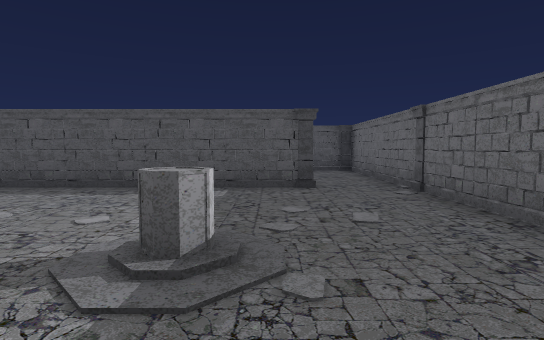
View 1 (above)

24 first-person views from a walk through a level from a Godot 3-D game. The camera is 1.5 m above the floor, tilts 4° down and sees 80° across. The floor is counted in squares, 2 m on a side. Each view is taken from the middle of a square. On the plan, view 1 faces up. The plan holds only what a view shows up to about 11 squares ahead; the rest is blank. The place goes on beyond the plan. Characters and animated objects are left out.

View 2
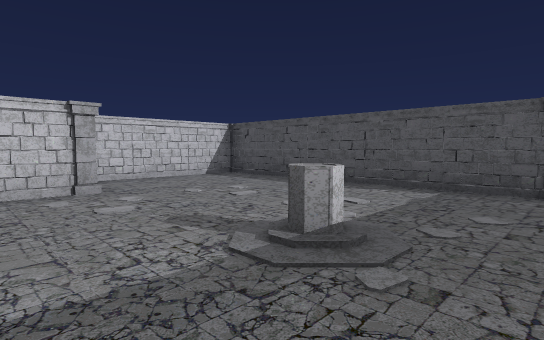

View 3
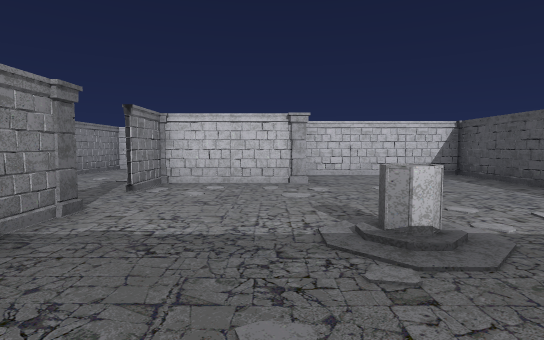

View 4
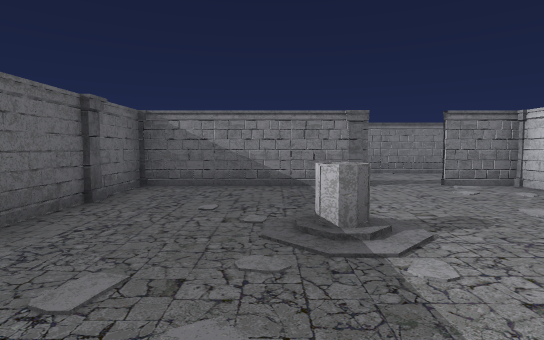

View 5
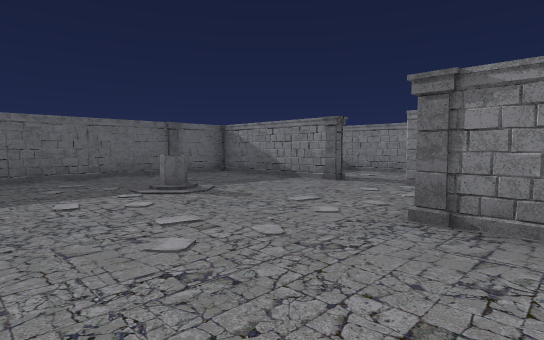

View 6
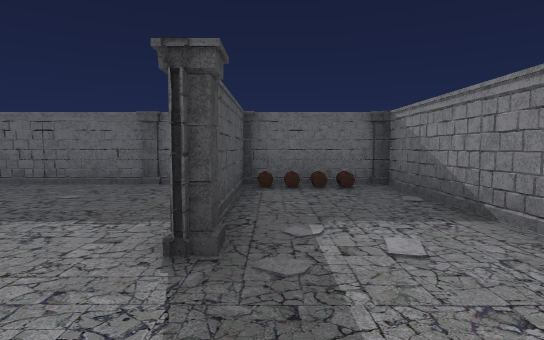

View 7
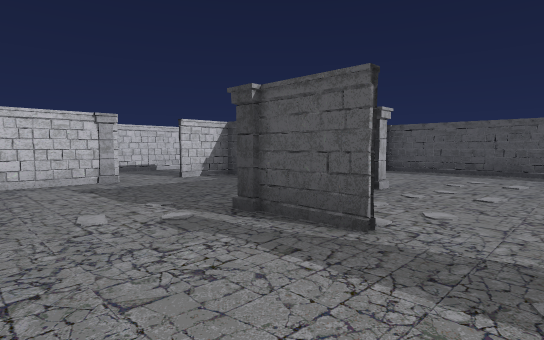

View 8
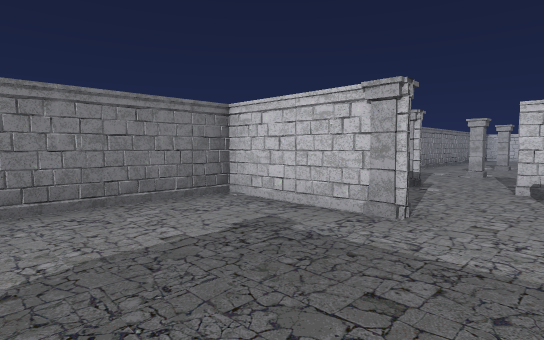

View 9
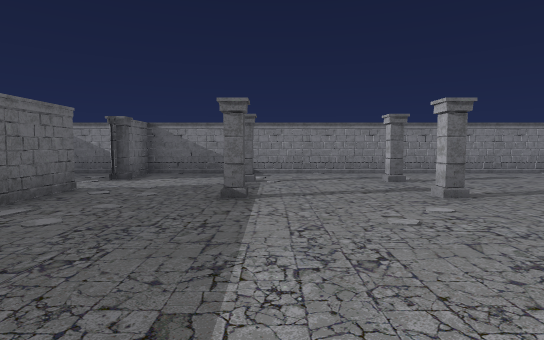

View 10
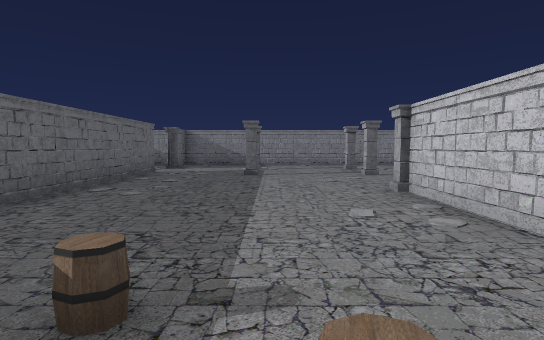

View 11
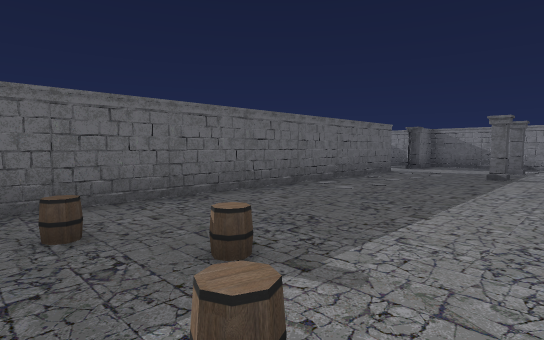

View 12
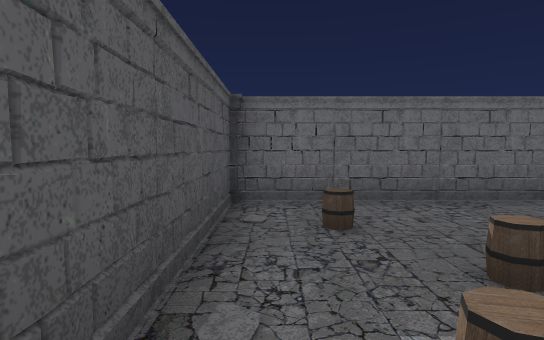

View 13
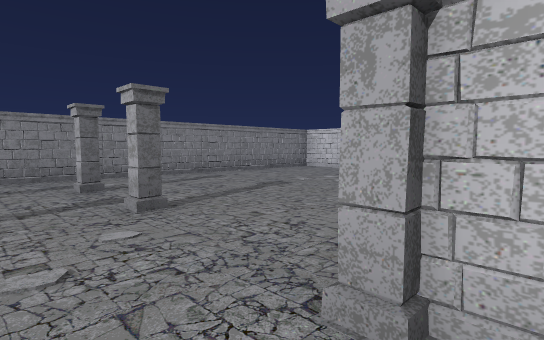

View 14
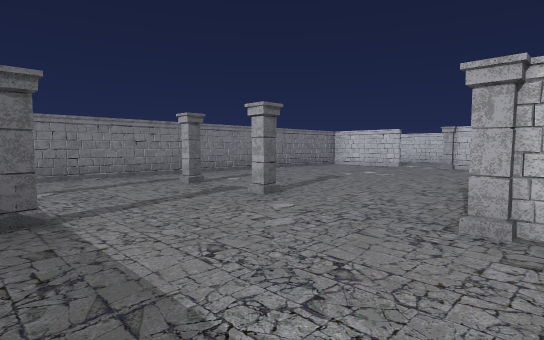

View 15
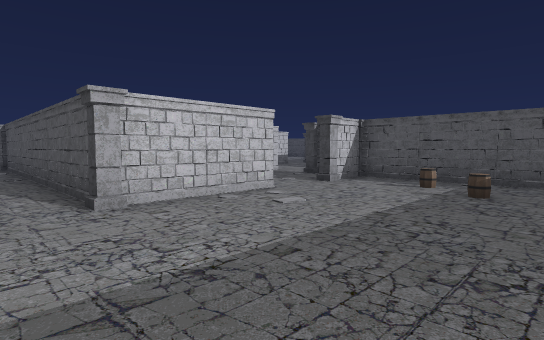

View 16
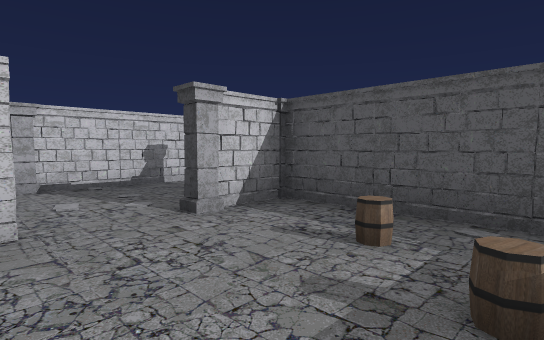

View 17
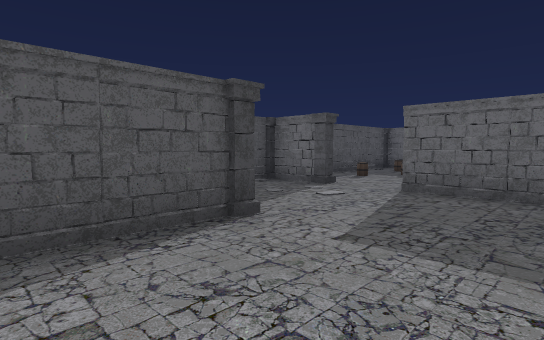

View 18
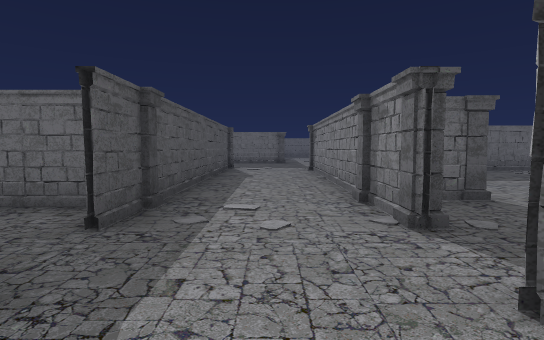

View 19
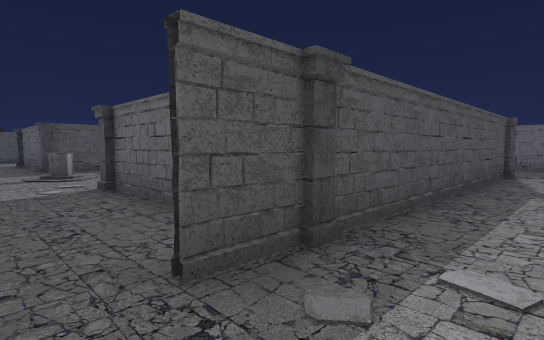

View 20
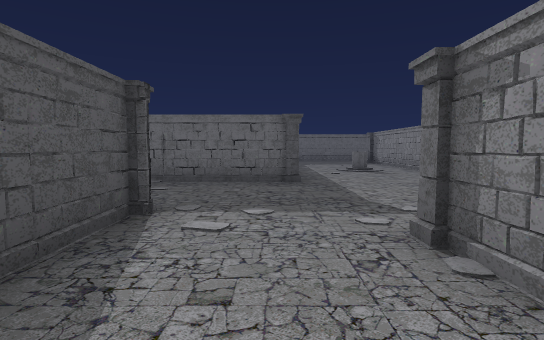

View 21
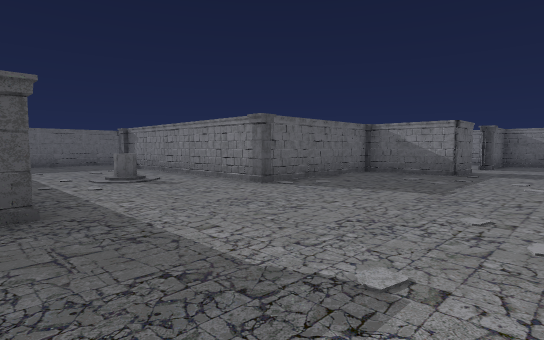

View 22
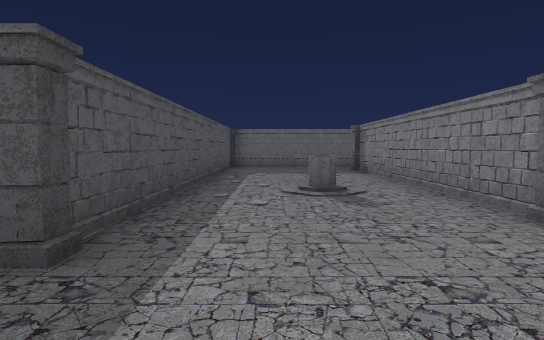

View 23
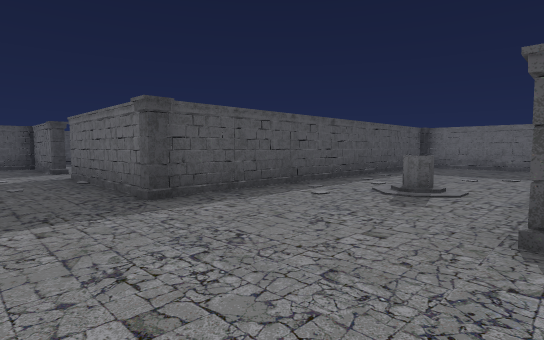

View 24
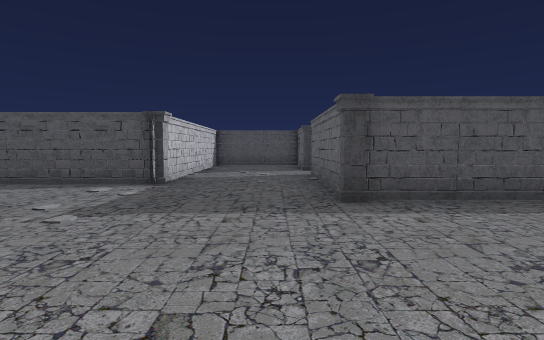

### Floor plan
Points are (right, up) in squares from view 1. A wall is a line through its corners. A room is listed if a view was taken in it or the views show most of it. See-through windows are left out.
Room 1 (views 1, 2, 3, 4, 5)
walls: (0, 5.9) (-0.5, 6.2); (-1.9, 6) (-5.1, 6.1); (0.6, 6.1) (-6.5, 6.1); (-4.8, 1.5) (-4.8, -0.5); (-1.5, -1.3) (2.5, -1.3); (2.6, 0.5) (2.5, 6.6); (-5, 0.9) (-4.6, 0.6); (-4.3, 6.3) (-4.5, 5.9); (-4.5, -1.3) (-3.3, -1.3); (-6.8, 5.5) (-6.8, 2.4)
ways out: opening at (-2.5, -1) to room 2; opening at (1.5, 7) to room 6
objects: pillar (-5, 2); pillar (1, 6); pillar (3, -1); pillar (3, 0); pillar (3, 6)
Room 2 (views 6, 7, 8, 9, 13, 14, 15, 16)
walls: (-12.4, -0.9) (-12.4, 8.6); (-12.3, 1.3) (-12.3, -0.9); (-9.4, 0.1) (-9.4, 1.7); (-12.5, 4.3) (-12.3, 4.7); (-8.9, 1.6) (-9.4, 1.6) (-9.3, 0.1); (-9.3, -2.4) (-9.3, -4.3) (2.5, -4.4); (-12.4, -4.4) (-12.4, -3.4); (-12.5, 5.6) (-12.2, 6); (-12.3, 6.3) (-12.4, 7); (-18.7, 3.4) (-24.6, 3.3); (-12.5, 7.2) (-12.2, 7.7); (-12.3, 7.8) (-12.4, 8.4); (-18.5, 5.6) (-18.2, 5.2); (-18.3, 6.4) (-18.3, 3.5); (-12.4, 9.6) (-13.4, 9.6); (-3.4, -1.4) (-4.5, -1.4); (-24.2, -4.3) (-10.2, -4.3); (2.6, -3.6) (2.6, -1.4) (-0.6, -1.4)
ways out: opening at (-2.5, -1) to room 1; opening at (-17, 8) to room 3; opening at (-18, 7.5) to room 4; opening at (-10.5, 1.5) to room 6
objects: pillar (-19, -2); pillar (-19, 0); pillar (-18, 3); pillar (-15, -2); pillar (-15, 0); pillar (-12, -3); pillar (-9, -2); pillar (-7, 2); pillar (-5, -1); pillar (-2, -1); barrel (2, -3); barrel (2, -2); pillar (3, -4)
Room 3 (views 10, 11, 12)
walls: (-15.6, 9.7) (-17.2, 9.5); (-16.5, 9.8) (-16.9, 9.5); (-16.9, 9.8) (-17.4, 9.8); (-18.3, 9.7) (-18.3, 8.4); (-13.4, 9.6) (-17.6, 9.6); (-12.4, 8.6) (-12.4, 9.6)
ways out: opening at (-17, 8) to room 2
Room 4 (view 17)
walls: (-22.5, 6.8) (-23.7, 6.9); (-22.5, 6.8) (-23.8, 6.8); (-22.5, 6.9) (-23.4, 6.8); (-22.7, 7) (-23, 6.7); (-19, 5) (-18.9, 5.5); (-18.5, 4.4) (-18.5, 6.4); (-18.9, 8.4) (-18.9, 9.5); (-18.5, 8.4) (-18.5, 9.6) (-19.1, 9.6); (-21.6, 9.9) (-21.6, 7.4); (-18.2, 8.9) (-18.6, 8.7)
ways out: opening at (-18, 7.5) to room 2; opening at (-20.5, 9) to room 5
objects: pillar (-22, 7); pillar (-18, 8)
Room 5 (views 18, 19, 20)
walls: (-19.7, 9.6) (-18.3, 9.7); (-17.7, 9.7) (-12.6, 9.7); (-13.4, 9.7) (-12.6, 9.6); (-13.4, 9.6) (-13, 9.9); (-12.6, 12.5) (-13.2, 12.6); (-11.4, 12.6) (-20.2, 12.6)
ways out: opening at (-20.5, 9) to room 4; opening at (-12.5, 11.5) to room 6; opening at (-21, 13)
objects: other object (-22, 13); pillar (-20, 10); pillar (-19, 13); pillar (-18, 10)
Room 6 (views 21, 22, 23, 24)
walls: (-6.6, 6.2) (0.5, 6.2); (-5.7, 6.1) (-5.3, 6.4); (-6.3, 6) (-6, 6.3); (-6.9, 10.2) (-7.4, 10.2); (-6.1, 10.4) (-6.6, 10.8); (-5, 10.4) (-5.4, 10.7); (-6.1, 10.6) (-6.6, 10.5) (-7, 10.8); (-7.9, 11.4) (-7.9, 14.9); (-6.9, 2.6) (-6.9, 5.6); (-9.4, 1.7) (-7.5, 1.7); (2.5, 6.6) (2.5, 10.5) (-7.7, 10.6); (-11.3, 15.6) (-11.3, 13.4)
low walls: (-7.8, 12.5) (-7.9, 13.2)
ways out: opening at (1.5, 7) to room 1; opening at (-10.5, 1.5) to room 2; opening at (-12.5, 11.5) to room 5; opening at (-9.5, 14.5)
objects: pillar (-12, 10); pillar (-11, 13); pillar (-8, 11); pillar (-7, 6); pillar (2, 11)

Positions as (right, up) in squares from view 1, and headings:
1: (0, 0), facing up
2: (1, 0), facing up-left
3: (2, 1), facing left
4: (0, 5), facing down
5: (-6, 5), facing down-right
6: (-4, -2), facing right
7: (-2, -4), facing up-left
8: (-6, 0), facing down-left
9: (-16, 5), facing down
10: (-16, 9), facing down
11: (-17, 9), facing down-right
12: (-17, 9), facing right
13: (-17, 4), facing down-left
14: (-15, 4), facing down-left
15: (-14, 2), facing up-left
16: (-15, 6), facing up-left
17: (-24, 4), facing up-right
18: (-23, 11), facing right
19: (-21, 11), facing up-right
20: (-15, 11), facing right
21: (-12, 11), facing down-right
22: (-10, 9), facing right
23: (-10, 6), facing up-right
24: (-9, 6), facing up
